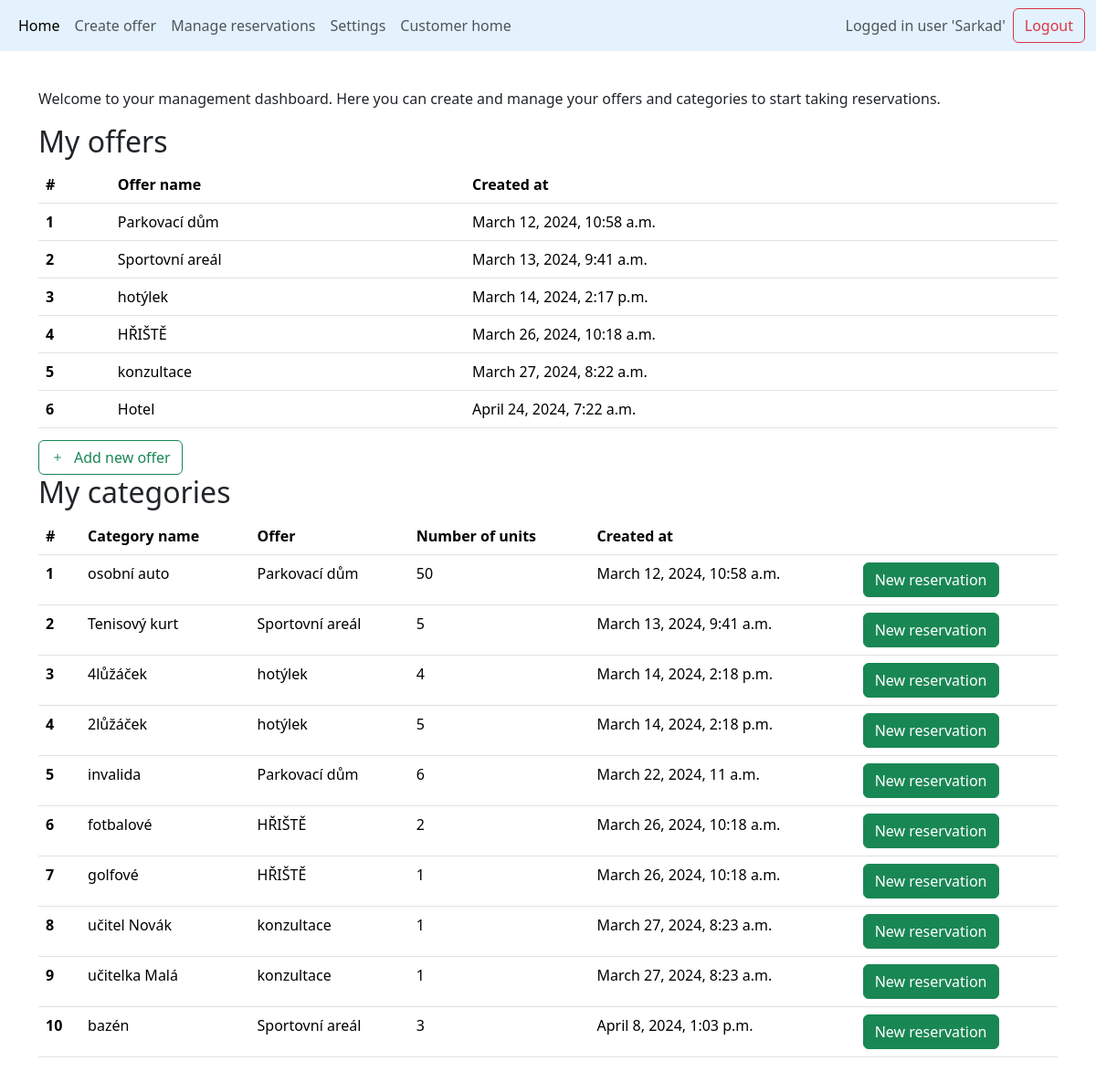
The app's page / (signed in) with its own data.
### base/models.py (models this page shows, shortened)
class Offer(models.Model):
    offer_name = models.CharField(max_length=50)
    available_from = models.DateField(null=True, blank=True)
    available_to = models.DateField(null=True, blank=True)
    created_at = models.DateTimeField(default=timezone.now)
    manager_of_this_offer = models.ForeignKey(
        User, on_delete=models.CASCADE, null=True, blank=True
    )
    def __str__(self):
        return self.offer_name  # rewrites Offer object (x) to its name in admi panel
    class Meta:
        unique_together = (
            "offer_name",
            "manager_of_this_offer",
        )  # there cannot be two same named offers managed by the same user

class Category(models.Model):
    category_name = models.CharField(max_length=50)
    category_description = models.CharField(max_length=1000, null=True, blank=True)
    category_capacity = models.IntegerField(default=1,help_text="How many reservations at one time are possible? e.g.seminar = 20 or parkplace = 1")
    max_simultaneous_reservations = models.IntegerField(default=1)
    additional_time = models.DurationField(null=True, blank=True,default=timedelta(0))
    count_of_units = models.IntegerField(default=1,help_text="How many units are there in this category? e.g. 5 parkplaces for disabled people")
    created_at = models.DateTimeField(default=timezone.now)
    unit_names = models.JSONField(default=list) # list of unit names
    opening_time = models.TimeField(default=datetime.time(0, 0))
    closing_time = models.TimeField(default=datetime.time(23, 59,59)) #TODO 24:00 and default values 9:23-9:23
    belongs_to_offer = models.ForeignKey(Offer, on_delete=models.CASCADE)
    category_pricing = models.ForeignKey(Pricing, on_delete=models.CASCADE, null=True)
    def get_unit_count(self):
        return self.unit_set.count()

### base/views.py (the view)
# urls.py: path('',views.manager_home, name='manager_home' ),
@login_required  # If a user is not logged in, Django will redirect them to the login page.
def manager_home(request):
    offers = Offer.objects.filter(
        manager_of_this_offer=request.user
    )  # only offers of this user
    form = forms.ReservationForm()
    category_ids = offers.values_list(
        "category", flat=True
    ).distinct()  # only categories of this user
    categories = models.Category.objects.filter(id__in=category_ids)
    return render(
        request,
        "manager_home.html",
        context={
            "form": form,
            "offers": offers,
            "categories": categories,
        },
    )

### templates/manager_home.html (shortened to what this page needs)
{% extends 'main.html' %}
{% load crispy_forms_tags %}
{% load static %}
{% block content %}
<div class="container-md" style="margin-top: 40px; margin-bottom: 40px;">
    <p>Welcome to your management dashboard. Here you can create and manage your offers and categories to start taking reservations.</p>
    <h2>My offers</h2>
    {% if offers %}
    <div class="table-responsive" style="max-height: 300px; overflow-y: auto;">
        <table class="table table-hover">
            <thead>
                <tr>
                    <th scope="col">#</th>
                    <th scope="col">Offer name</th>
                    <th scope="col">Created at</th>
                </tr>
            </thead>
            <tbody>
                {% for offer in offers %}
                <tr class="clickable-row" onclick="location.href='{% url 'offer_detail' offer.id %}'"
                    style="cursor: pointer;" title="Click to view offer detail">
                    <th scope="row">{{ forloop.counter }}</th>
                    <td>{{ offer.offer_name }} </td>
                    <td>{{ offer.created_at }} </td>
                </tr>
                {% endfor %}
            </tbody>
        </table>
    </div>
    <a href="{% url 'create_offer' %}" class="btn btn-outline-success " id="addrow"> <i class="bi bi-plus"style="margin-right: 10px;"></i>Add new offer</a>
    {% else %}
    <p>You do not have any offers yet. Start by creating your first offer to make your services available for booking.</p>
    <a href="{% url 'create_offer' %}" class="btn btn-success" id="addrow">Create your first Offer</a>
    {% endif %}
    <h2>My categories</h2>
    {% if categories %}
    <table class="table table-hover">
        <thead>
            <tr>
                <th scope="col">#</th>
                <th scope="col">Category name</th>
                <th scope="col">Offer</th>
                <th scope="col">Number of units</th>
                <th scope="col">Created at</th>
                <th scope="col"> </th>
            </tr>
        </thead>
        <tbody>
            {% for category in categories %}
            <tr class="clickable-row" style="cursor: pointer;" title="Click to edit category"
                onclick="location.href='{% url 'edit_category' category.belongs_to_offer.id category.id %}'">
                <th scope="row">{{ forloop.counter }}</th>
                <td>{{ category.category_name }} </td>
                <td>{{ category.belongs_to_offer }} </td>
                <td>{{ category.count_of_units }} </td>
                <td>{{ category.created_at }} </td>
                <td> <button class="btn btn-success btn-reservation-calendar"
                        data-offer-id="{{ category.belongs_to_offer.id }}" data-category-id="{{ category.id }}">New
                        reservation</button>
                </td>
            </tr>
            {% endfor %}
        </tbody>
    </table>
    {% else %}
    <p>You do not have any categories. Begin by creating categories for your offers to organize them better. </p>
        <p>Each category can represent a different type of service or reservation slot you offer.</p>
    <p>Categories can be created from the offer detail page once you have offers set up.</p>
    {% endif %}
</div>
{% endblock %}

### templates/navbar.html (shortened to what this page needs)
<nav class="navbar navbar-expand-lg" style="background-color: #e3f2fd;">
  <div class="container-fluid">
    <div class="collapse navbar-collapse" id="navbarSupportedContent">
      <ul class="navbar-nav me-auto mb-2 mb-lg-0">
        <li class="nav-item">
          <a class="nav-link active" aria-current="page" href="/manager_home">Home</a>
        </li>
        <li class="nav-item">
          <a class="nav-link" href="/create_offer">Create offer</a>
        </li>
        <li class="nav-item">
          <a class="nav-link" href="/managed_reservations">Manage reservations</a>
        </li>
        {% if request.user.is_authenticated %}
        <li class="nav-item">
          <a class="nav-link" href="{% url 'manager_link' manager_id=request.user.id %}">Settings</a>
        </li>
        <li class="nav-item">
          <a class="nav-link" target="_blank" href="{% url 'customer_home' manager_id=request.user.id %}">Customer home</a>
        </li>
        {% endif %}
      </ul>
       <div class="d-flex align-items-center">
        {% if request.user.is_authenticated %}
        <span class="navbar-text me-2"> Logged in user '{{ request.user.username | title }}'</span>
        <a class="btn btn-outline-danger" href="{% url 'logout' %}">Logout</a>
        {% else %}
        <a class="btn btn-outline-primary" href="{% url 'login' %}">Login</a>
        {% endif %}
      </div>
    </div>
    </div>
</nav>

### records on screen
Offer: offer_name "Parkovací dům", created_at "March 12, 2024, 10:58 a.m."
Offer: offer_name "Sportovní areál", created_at "March 13, 2024, 9:41 a.m."
Offer: offer_name "hotýlek", created_at "March 14, 2024, 2:17 p.m."
Offer: offer_name "HŘIŠTĚ", created_at "March 26, 2024, 10:18 a.m."
Offer: offer_name "konzultace", created_at "March 27, 2024, 8:22 a.m."
Offer: offer_name "Hotel", created_at "April 24, 2024, 7:22 a.m."
Category: category_name "osobní auto", belongs_to_offer "Parkovací dům", count_of_units "50", created_at "March 12, 2024, 10:58 a.m."
Category: category_name "Tenisový kurt", belongs_to_offer "Sportovní areál", count_of_units "5", created_at "March 13, 2024, 9:41 a.m."
Category: category_name "4lůžáček", belongs_to_offer "hotýlek", count_of_units "4", created_at "March 14, 2024, 2:18 p.m."
Category: category_name "2lůžáček", belongs_to_offer "hotýlek", count_of_units "5", created_at "March 14, 2024, 2:18 p.m."
Category: category_name "invalida", belongs_to_offer "Parkovací dům", count_of_units "6", created_at "March 22, 2024, 11 a.m."
Category: category_name "fotbalové", belongs_to_offer "HŘIŠTĚ", count_of_units "2", created_at "March 26, 2024, 10:18 a.m."
Category: category_name "golfové", belongs_to_offer "HŘIŠTĚ", count_of_units "1", created_at "March 26, 2024, 10:18 a.m."
Category: category_name "učitel Novák", belongs_to_offer "konzultace", count_of_units "1", created_at "March 27, 2024, 8:23 a.m."
Category: category_name "učitelka Malá", belongs_to_offer "konzultace", count_of_units "1", created_at "March 27, 2024, 8:23 a.m."
Category: category_name "bazén", belongs_to_offer "Sportovní areál", count_of_units "3", created_at "April 8, 2024, 1:03 p.m."

### other values on screen
{{ request.user.username | title }} "Sarkad"
